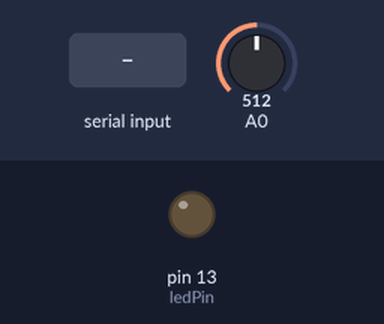
The sketch below on a simulated Arduino Leonardo, built with avr-gcc and run on an emulated ATmega32U4. On the bench: output pins drawn as LEDs (lit = HIGH). The test bench sets the inputs (shaded band); at power-on: A0 = 512. What the sketch prints to the serial monitor is not drawn.

Above: at 1.2 s.
1.3 s: "H\n" received over Serial
At 1.8 s:
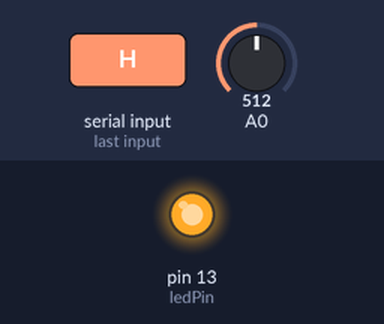
2.8 s: "A90\n" received over Serial
At 4.0 s:
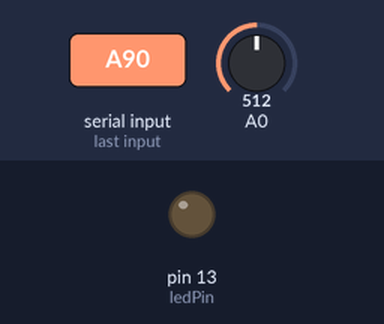
4.3 s: byte 65 ('A') received over Serial
At 5.3 s:
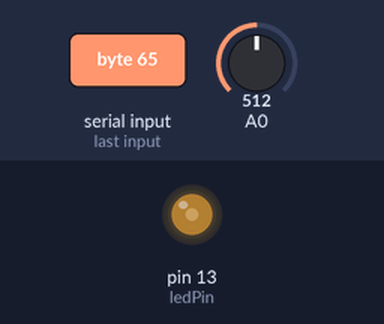
5.8 s: byte 72 ('H') received over Serial
At 6.4 s:
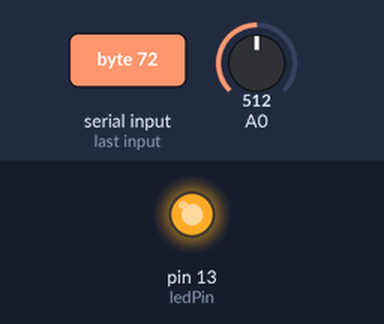
Timing chart, 0 to 8.3 s (numbered marks = the images above; inputs shaded):
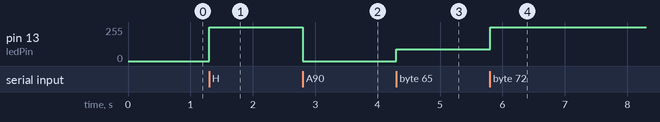

Measured:
- after the input at 1.3 s, pin 13 (ledPin): 0/255 → 255/255 at once
- after the input at 2.8 s, pin 13 (ledPin): 255/255 → 0/255 at once
- after the input at 4.3 s, pin 13 (ledPin): 0/255 → 90/255 at once
- after the input at 5.8 s, pin 13 (ledPin): 90/255 → 255/255 at once

The sketch:

flash_to_arduino.ino
```cpp
#define ledPin 13

#define EOL_DELIMITER "\n"

int v = 0;

void setup()
{
  pinMode(ledPin, OUTPUT);
  Serial.begin(9600);

  while (!Serial) {
    ; // wait for serial port to connect. Needed for Leonardo only
  }
}


void loop() {
  int sensorReading = analogRead(A0);
  Serial.print(sensorReading);
  Serial.print(EOL_DELIMITER);    //add NEWLINE wit the end of sensor value

  if ( Serial.available()) {
    char ch = Serial.read();      //reicieve charater from computer
    switch(ch) {
        case '0'...'9':
          v = v * 10 + ch - '0';
          break;
        case 'A':
          analogWrite(ledPin, v);
          v = 0;
          break;
        case 'H':
          digitalWrite(ledPin,HIGH);   //set LED ON
          break;
        case 'L':
          digitalWrite(ledPin,LOW);    //set LED OFF
          break;
    }
  }

  delay(1);
}
```
